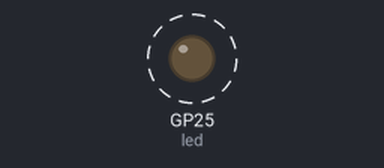
Bench run of a program on a simulated Raspberry Pi Pico running MicroPython. Parts: output pins drawn as LEDs (lit = HIGH). Dashed ring = blinking.

Above: at 0.2 s.
Timing chart, 0 to 3.0 s (numbered marks = the images above):
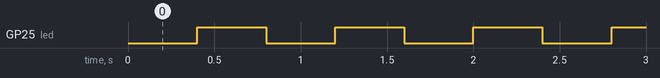

The program:

blink.py
```python
"""
PHOTONTECH

  S-Core Blink Uygulaması

  S-Core üzerindeki 25. pine bağlı led 1 saniye arayla yakılıp söndürülür.

  Bu örnek kod micropython ile yazılarak PHOTONTECH tarafından kamuya sunulmuştur.

  https://github.com/GitPhotontech/Photontech_S-Core

"""

from machine import Pin, Timer	            #Pico için pinler ve Timer kütüphaneleri dahil edildi
led = Pin(25, Pin.OUT)		                  #25. pin çıkış pini olarak ayarlandı
timer = Timer()		                          #Timer fonksiyonu timer değişkenine atandı

def blink(timer):		                        #Blink uygulaması için gerekli fonksiyon yazıldı
    led.toggle()

timer.init(freq=2.5, mode=Timer.PERIODIC, callback=blink)	#timer için özel konfigürasyonlar belirlendi
```

Measured:
- by itself, GP25 (led): alternates HIGH for 0.40 s and LOW for 0.40 s
